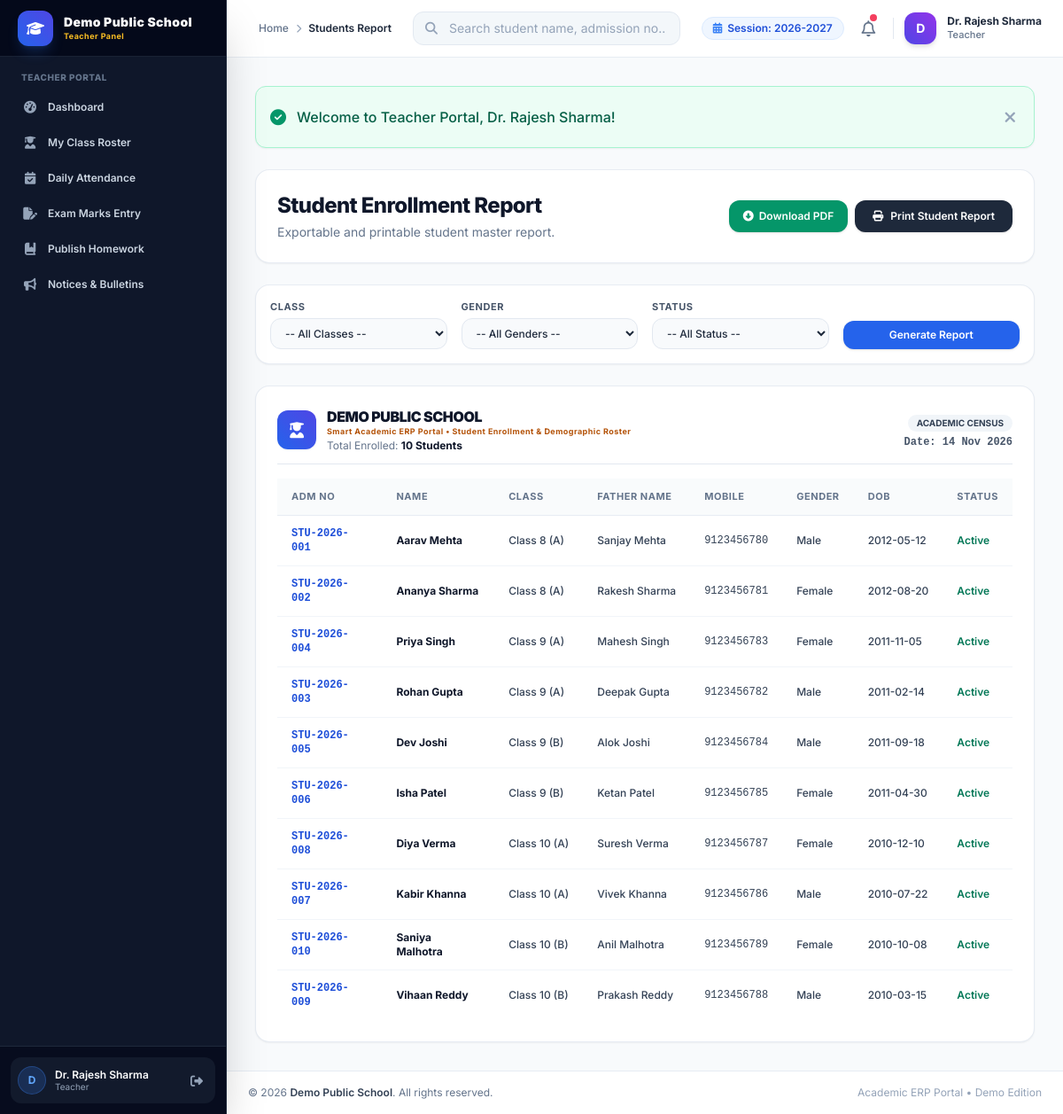
The page /admin/reports/students.php (signed in) on the database its author committed.
### tables this page shows
CREATE TABLE `school_settings` (
  `id` INT AUTO_INCREMENT PRIMARY KEY,
  `setting_key` VARCHAR(100) NOT NULL UNIQUE,
  `setting_value` TEXT DEFAULT NULL,
  `updated_at` DATETIME DEFAULT CURRENT_TIMESTAMP ON UPDATE CURRENT_TIMESTAMP
);

CREATE TABLE `students` (
  `id` INT AUTO_INCREMENT PRIMARY KEY,
  `admission_no` VARCHAR(30) NOT NULL UNIQUE,
  `password` VARCHAR(255) DEFAULT NULL,
  `first_name` VARCHAR(50) NOT NULL,
  `last_name` VARCHAR(50) NOT NULL,
  `father_name` VARCHAR(100) NOT NULL,
  `mother_name` VARCHAR(100) NOT NULL,
  `dob` DATE NOT NULL,
  `gender` ENUM('Male', 'Female', 'Other') NOT NULL,
  `class_id` INT NOT NULL,
  `section` VARCHAR(20) NOT NULL,
  `mobile` VARCHAR(20) NOT NULL,
  `email` VARCHAR(100) DEFAULT NULL,
  `address` TEXT,
  `admission_date` DATE NOT NULL,
  `photo` VARCHAR(255) DEFAULT NULL,
  `status` ENUM('Active', 'Inactive', 'Graduated') DEFAULT 'Active',
  `created_at` DATETIME DEFAULT CURRENT_TIMESTAMP,
  `updated_at` DATETIME DEFAULT CURRENT_TIMESTAMP ON UPDATE CURRENT_TIMESTAMP,
  FOREIGN KEY (`class_id`) REFERENCES `classes`(`id`) ON DELETE CASCADE
);

CREATE TABLE `classes` (
  `id` INT AUTO_INCREMENT PRIMARY KEY,
  `class_name` VARCHAR(50) NOT NULL,
  `section` VARCHAR(20) NOT NULL,
  `teacher_id` INT DEFAULT NULL,
  `room_number` VARCHAR(30) NOT NULL,
  `academic_session` VARCHAR(30) NOT NULL DEFAULT '2026-2027',
  `created_at` DATETIME DEFAULT CURRENT_TIMESTAMP,
  `updated_at` DATETIME DEFAULT CURRENT_TIMESTAMP ON UPDATE CURRENT_TIMESTAMP,
  FOREIGN KEY (`teacher_id`) REFERENCES `teachers`(`id`) ON DELETE SET NULL
);

### admin/reports/students.php (the view, shortened to what the rows shown need)
<?php
require_once __DIR__ . '/../../includes/header.php';
try {
    $where = [];
    $params = [];
    $where_sql = !empty($where) ? "WHERE " . implode(" AND ", $where) : "";
    $sql = "SELECT s.*, c.class_name
            FROM students s
            LEFT JOIN classes c ON s.class_id = c.id
            $where_sql
            ORDER BY s.class_id ASC, s.first_name ASC";
    $stmt = $pdo->prepare($sql);
    $stmt->execute($params);
    $students = $stmt->fetchAll();
} catch (PDOException $e) {
    set_flash('error', 'Report error: ' . $e->getMessage());
    $students = [];
}
?>
<div class="space-y-6">
    <div class="flex flex-col sm:flex-row sm:items-center justify-between gap-4 bg-white p-6 rounded-2xl border border-slate-200/80 shadow-sm no-print">
        <div>
            <h1 class="text-2xl font-extrabold text-slate-900 tracking-tight">Student Enrollment Report</h1>
        </div>
    </div>
    <div id="student-report-printable-card" class="bg-white rounded-2xl border border-slate-200/80 shadow-sm p-6 overflow-hidden">
        <div class="mb-4 pb-3 border-b border-slate-200 flex justify-between items-center gap-4">
            <div class="flex items-center space-x-3">
                <div>
                    <h2 class="text-base font-black text-slate-900 tracking-tight uppercase leading-tight"><?= e(get_school_name()) ?></h2>
                    <p class="text-[9px] font-bold text-amber-700 tracking-wider"><?= e(get_school_tagline()) ?> &bull; Student Enrollment & Demographic Roster</p>
                    <p class="text-xs text-slate-500 mt-0.5">Total Enrolled: <strong class="text-slate-900"><?= count($students) ?> Students</strong></p>
                </div>
            </div>
        </div>
        <div class="overflow-x-auto">
            <table class="w-full text-left border-collapse">
                <thead>
                    <tr class="bg-slate-50/80 border-b border-slate-200/80 text-[11px] font-bold text-slate-500 uppercase tracking-wider">
                        <th class="py-3 px-4">Adm No</th>
                        <th class="py-3 px-4">Name</th>
                        <th class="py-3 px-4">Class</th>
                        <th class="py-3 px-4">Father Name</th>
                        <th class="py-3 px-4">Mobile</th>
                        <th class="py-3 px-4">Gender</th>
                        <th class="py-3 px-4">DOB</th>
                        <th class="py-3 px-4">Status</th>
                    </tr>
                </thead>
                <tbody class="divide-y divide-slate-100 text-xs font-medium text-slate-700">
                    <?php if (empty($students)): ?>
                        <tr>
                            <td colspan="8" class="py-8 text-center text-slate-400">No records found matching filters.</td>
                        </tr>
                    <?php else: ?>
                        <?php foreach ($students as $s): ?>
                            <tr class="hover:bg-slate-50 transition-colors">
                                <td class="py-3 px-4 font-mono font-bold text-blue-700"><?= e($s['admission_no']) ?></td>
                                <td class="py-3 px-4 font-bold text-slate-900"><?= e($s['first_name'] . ' ' . $s['last_name']) ?></td>
                                <td class="py-3 px-4"><?= e($s['class_name']) ?> (<?= e($s['section']) ?>)</td>
                                <td class="py-3 px-4"><?= e($s['father_name']) ?></td>
                                <td class="py-3 px-4 font-mono"><?= e($s['mobile']) ?></td>
                                <td class="py-3 px-4"><?= e($s['gender']) ?></td>
                                <td class="py-3 px-4"><?= e($s['dob']) ?></td>
                                <td class="py-3 px-4 font-semibold text-emerald-700"><?= e($s['status']) ?></td>
                            </tr>
                        <?php endforeach; ?>
                    <?php endif; ?>
                </tbody>
            </table>
        </div>
    </div>
</div>
<?php require_once __DIR__ . '/../../includes/footer.php'; ?>

### includes/sidebar.php (shortened to what the rows shown need)
<?php
if (is_admin()) {
    $dash_url = base_url('admin/dashboard.php');
    $role_badge = 'Admin Panel';
    $role_label = 'Administrator';
} elseif (is_accountant()) {
    $dash_url = base_url('admin/accounts/index.php');
    $role_badge = 'Accounts Dept';
    $role_label = 'Accountant';
} elseif (is_teacher()) {
    $dash_url = base_url('teacher/dashboard.php');
    $role_badge = 'Teacher Panel';
} else {
    $dash_url = base_url('student/dashboard.php');
    $role_badge = 'Student & Parent';
    $role_label = 'Student / Parent';
}
?>
<aside id="sidebar" class="fixed inset-y-0 left-0 z-50 w-64 bg-slate-900 text-slate-300 transform -translate-x-full md:translate-x-0 md:static md:inset-0 transition-transform duration-300 ease-in-out flex flex-col justify-between shadow-2xl border-r border-slate-800 no-print">
    <div>
        <div class="h-16 flex items-center justify-between px-5 bg-slate-950/80 border-b border-slate-800/80">
            <a href="<?= $dash_url ?>" class="flex items-center space-x-3 group">
                <div class="overflow-hidden">
                    <span class="font-black text-sm text-white tracking-wide block leading-tight truncate"><?= e(get_school_name()) ?></span>
                    <span class="text-[9px] text-amber-400 font-bold tracking-wider block truncate"><?= e($role_badge) ?></span>
                </div>
            </a>
        </div>
    </div>
</aside>

### includes/navbar.php (shortened to what the rows shown need)
<?php
$current_academic_session = get_school_setting('academic_session', '2026-2027');
?>
<header class="sticky top-0 z-30 bg-white/90 backdrop-blur-md border-b border-slate-200/80 no-print">
    <div class="flex items-center justify-between h-16 px-4 md:px-6">
        <div class="flex items-center space-x-3">
            <div class="hidden lg:flex items-center space-x-1.5 px-3 py-1 bg-blue-50 text-blue-700 rounded-full text-xs font-semibold border border-blue-100">
                <i class="fa-solid fa-calendar-days text-blue-500"></i>
                <span>Session: <?= e($current_academic_session) ?></span>
            </div>
        </div>
    </div>
</header>

### includes/footer.php (shortened to what the rows shown need)
            </main>
            <footer class="bg-white border-t border-slate-200/80 py-4 px-6 mt-auto text-center text-xs text-slate-500 flex flex-col sm:flex-row items-center justify-between no-print">
                <p>&copy; <?= date('Y') ?> <span class="font-semibold text-slate-700"><?= e(get_school_name()) ?></span>. All rights reserved.</p>
            </footer>
        </div>
    </div>
</body>
</html>

### rows shown on the page
school_settings: setting_value "Demo Public School", setting_value "DEMO PUBLIC SCHOOL"
school_settings: setting_value "2026-2027"
school_settings: setting_value "Smart Academic ERP Portal"
students: admission_no "STU-2026-001", first_name+last_name "Aarav Mehta", class.class_name "Class 8", section "A", father_name "Sanjay Mehta", mobile "9123456780", gender "Male", dob "2012-05-12", status "Active"
students: admission_no "STU-2026-002", first_name+last_name "Ananya Sharma", class.class_name "Class 8", section "A", father_name "Rakesh Sharma", mobile "9123456781", gender "Female", dob "2012-08-20", status "Active"
students: admission_no "STU-2026-004", first_name+last_name "Priya Singh", class.class_name "Class 9", section "A", father_name "Mahesh Singh", mobile "9123456783", gender "Female", dob "2011-11-05", status "Active"
students: admission_no "STU-2026-003", first_name+last_name "Rohan Gupta", class.class_name "Class 9", section "A", father_name "Deepak Gupta", mobile "9123456782", gender "Male", dob "2011-02-14", status "Active"
students: admission_no "STU-2026-005", first_name+last_name "Dev Joshi", class.class_name "Class 9", section "B", father_name "Alok Joshi", mobile "9123456784", gender "Male", dob "2011-09-18", status "Active"
students: admission_no "STU-2026-006", first_name+last_name "Isha Patel", class.class_name "Class 9", section "B", father_name "Ketan Patel", mobile "9123456785", gender "Female", dob "2011-04-30", status "Active"
students: admission_no "STU-2026-008", first_name+last_name "Diya Verma", class.class_name "Class 10", section "A", father_name "Suresh Verma", mobile "9123456787", gender "Female", dob "2010-12-10", status "Active"
students: admission_no "STU-2026-007", first_name+last_name "Kabir Khanna", class.class_name "Class 10", section "A", father_name "Vivek Khanna", mobile "9123456786", gender "Male", dob "2010-07-22", status "Active"
students: admission_no "STU-2026-010", first_name+last_name "Saniya Malhotra", class.class_name "Class 10", section "B", father_name "Anil Malhotra", mobile "9123456789", gender "Female", dob "2010-10-08", status "Active"
students: admission_no "STU-2026-009", first_name+last_name "Vihaan Reddy", class.class_name "Class 10", section "B", father_name "Prakash Reddy", mobile "9123456788", gender "Male", dob "2010-03-15", status "Active"

### other values the page prints
$role_badge "Teacher Panel"
substr($_SESSION['full_name'] ?? 'U', 0, 1) "D"
$_SESSION['full_name'] "Dr. Rajesh Sharma"
$role_label "Teacher"
$page_title "Students Report"
$nav_role_title "Teacher"
$flash['text'] "Welcome to Teacher Portal, Dr. Rajesh Sharma!"
count($students) "10"
